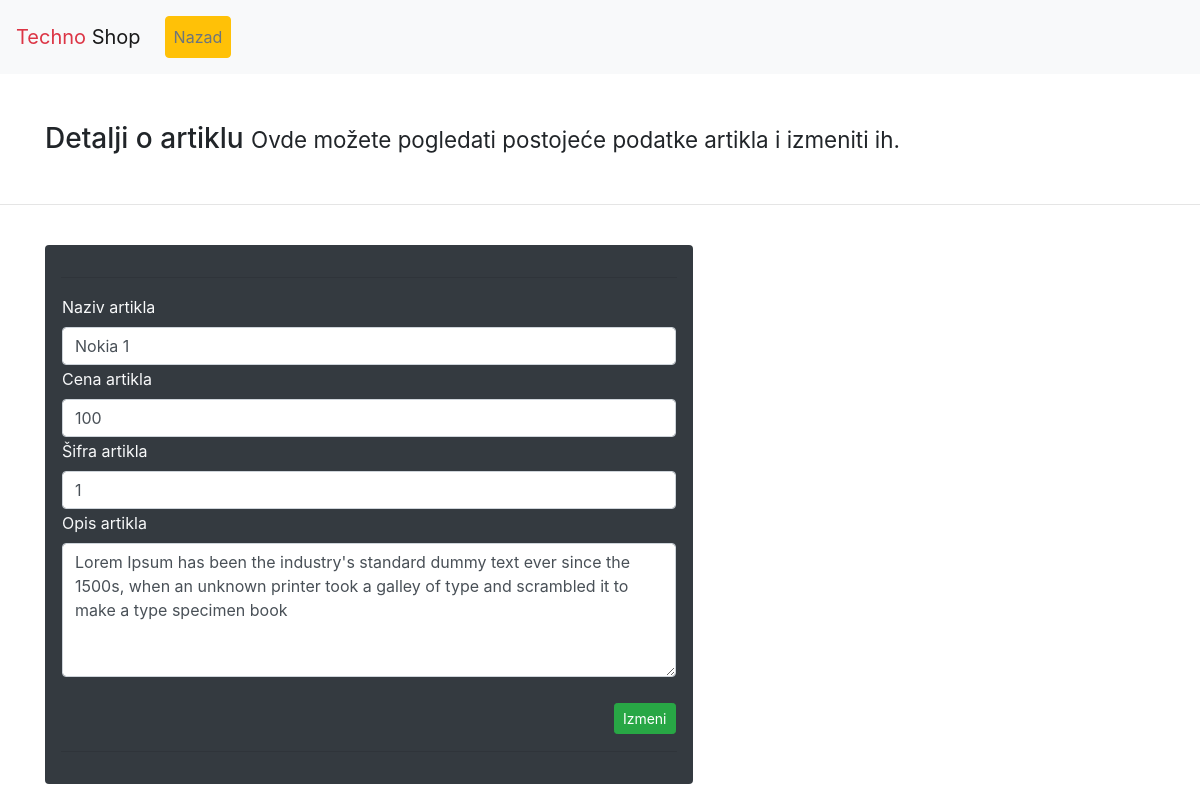
Page /php/artikli/detaljiArtikl.php?id=2 on the earlier database version.
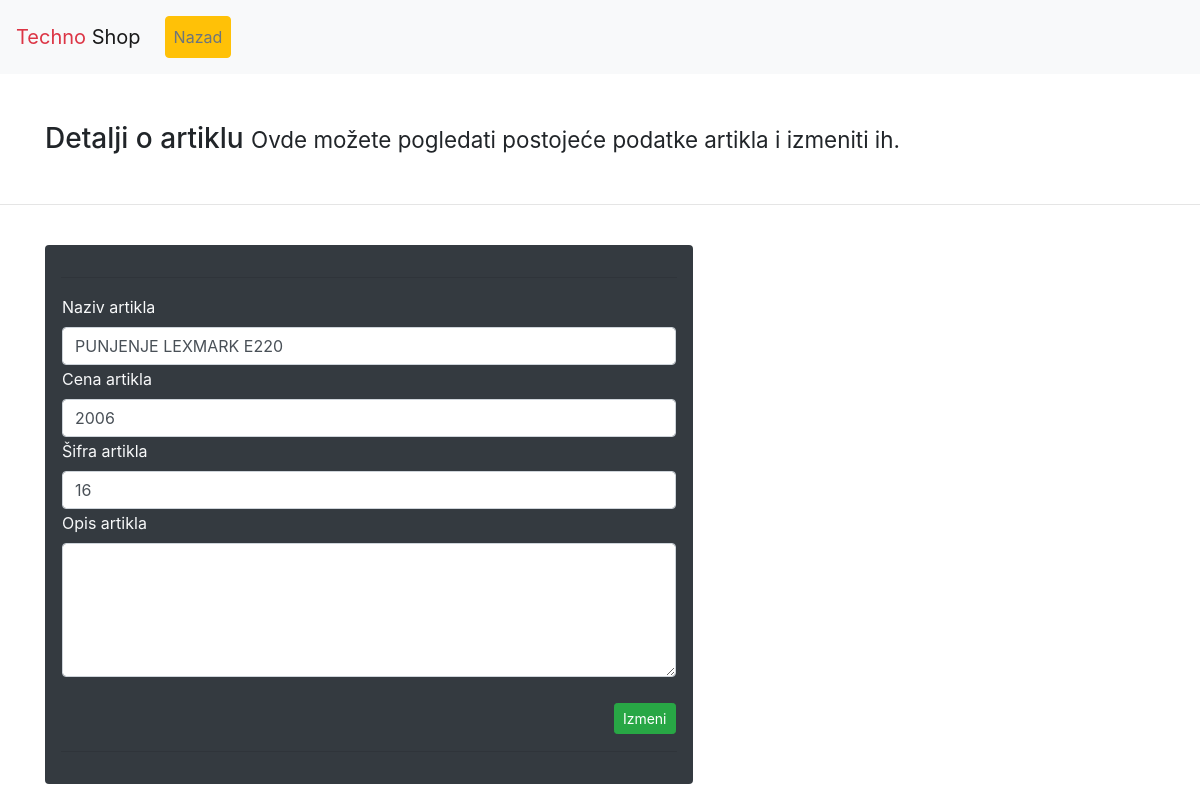
Same page on the later database version.
### tables this page shows
CREATE TABLE IF NOT EXISTS `artikl` (
  `artikl_id` int(11) NOT NULL AUTO_INCREMENT,
  `artikl_naziv` varchar(255) DEFAULT NULL,
  `artikl_opis` varchar(255) DEFAULT NULL,
  `artikl_sifra` varchar(45) NOT NULL,
  `artikl_cena` double NOT NULL,
  PRIMARY KEY (`artikl_id`),
  UNIQUE KEY `artikl_id_UNIQUE` (`artikl_id`),
  KEY `artikl_sifra` (`artikl_sifra`)
);

### php/artikli/detaljiArtikl.php (the view, shortened to what this page needs)
<?php
$id = null;
if (!empty($_GET['id'])) {
    $id = htmlspecialchars($_GET['id']);
}
try {
    $pdo = Database::connect();
    $query = $pdo->prepare("SELECT *
                                        FROM TechnoShop.Artikl
                                        WHERE TechnoShop.Artikl.artikl_id = :id");
    $query->bindParam(':id', $id);
    $query->execute();
    $row = $query->fetch(PDO::FETCH_ASSOC);
    $naziv = $row['artikl_naziv'];
    $opis = $row['artikl_opis'];
    $cena = $row['artikl_cena'];
    $sifra = $row['artikl_sifra'];
} catch (PDOException $e) {
    echo $e->getMessage();
}
include_once('../header.php');
?>
  <nav class="navbar navbar-expand-lg navbar-light bg-light">
    <a class="navbar-brand" href="../index.php"><span class="text-danger">Techno</span> <span>Shop</span></a>
    <div class="collapse navbar-collapse" id="navbarNavAltMarkup">
      <div class="navbar-nav p-1 m-1">
        <a href="../artikli/unosArtikl.php" class="nav-link btn btn-outline-warning text-secondary mr-1 active">Nazad</a>
      </div>
    </div>
  </nav>
<br>
<br>
<div class="container">
    <h3>
        Detalji o artiklu
        <small>
            Ovde možete pogledati postojeće podatke artikla i izmeniti ih.
        </small>
    </h3>
</div>
<br>
<hr>
<br>
<div class="container">
    <div class="forma bg-dark col-lg-7 rounded p-3 mb-5 text-light">
        <form action="izmeniArtikl.php?id=<?php echo $id; ?>" method="post" enctype="multipart/form-data">
            <hr>
            <table>
                <tbody>
                <tr>
                    <td>
                        <div class="control-group <?php echo !empty($nazivError) ? 'error' : ''; ?>">
                            <label class="control-label">Naziv artikla</label>
                            <div class="controls">
                                <input class="form-control" name="naziv" type="text"
                                       value="<?php echo $naziv; ?>">
                            </div>
                        </div>
                    </td>
                </tr>
                <tr>
                    <td>
                        <div class="control-group <?php echo !empty($cenaError) ? 'error' : ''; ?>">
                            <label class="control-label">Cena artikla</label>
                            <div class="controls">
                                <input class="form-control" name="cena" type="number"
                                       value="<?php echo $cena; ?>">
                            </div>
                        </div>
                    </td>
                </tr>
                <tr>
                    <td>
                        <div class="control-group <?php echo !empty($sifraError) ? 'error' : ''; ?>">
                            <label class="control-label">Šifra artikla</label>
                            <div class="controls">
                                <input class="form-control" name="sifra" type="text"
                                       value="<?php echo $sifra; ?>">
                            </div>
                        </div>
                    </td>
                </tr>
                <tr>
                    <td>
                        <div class="control-group <?php echo !empty($opisError) ? 'error' : ''; ?>">
                            <label class="control-label">Opis artikla</label>
                            <div class="controls">
                                <textarea class="form-control" rows="5" cols="100" name="opis" type="text"
                                ><?php echo $opis; ?></textarea>
                            </div>
                        </div>
                    </td>
                </tr>
                <tr>
                    <td class="text-right">
                        <br>
                        <button class="btn btn-sm btn-success" name="izmeni">Izmeni</button>
                    </td>
                </tr>
                </tbody>
            </table>
        </form>
        <hr>
    </div>
</div>
<?php
    include_once('../footer.php');
?>

### php/header.php (shortened to what this page needs)
<!DOCTYPE html>
<html lang="en">
<head>
    <link rel="stylesheet" href="https://stackpath.bootstrapcdn.com/bootstrap/4.1.1/css/bootstrap.min.css">
</head>
<body>

### php/footer.php (shortened to what this page needs)
</body>
</html>

Differences in the rows shown:
changed artikl: naziv "Nokia 1" → "PUNJENJE LEXMARK E220"; cena "100" → "2006"; sifra "1" → "16"; opis "Lorem Ipsum has been the industry's standard dummy text ever since the 1500s, when an unknown printer took a galley of type and scrambled it to make a type specimen book" → (not shown)
